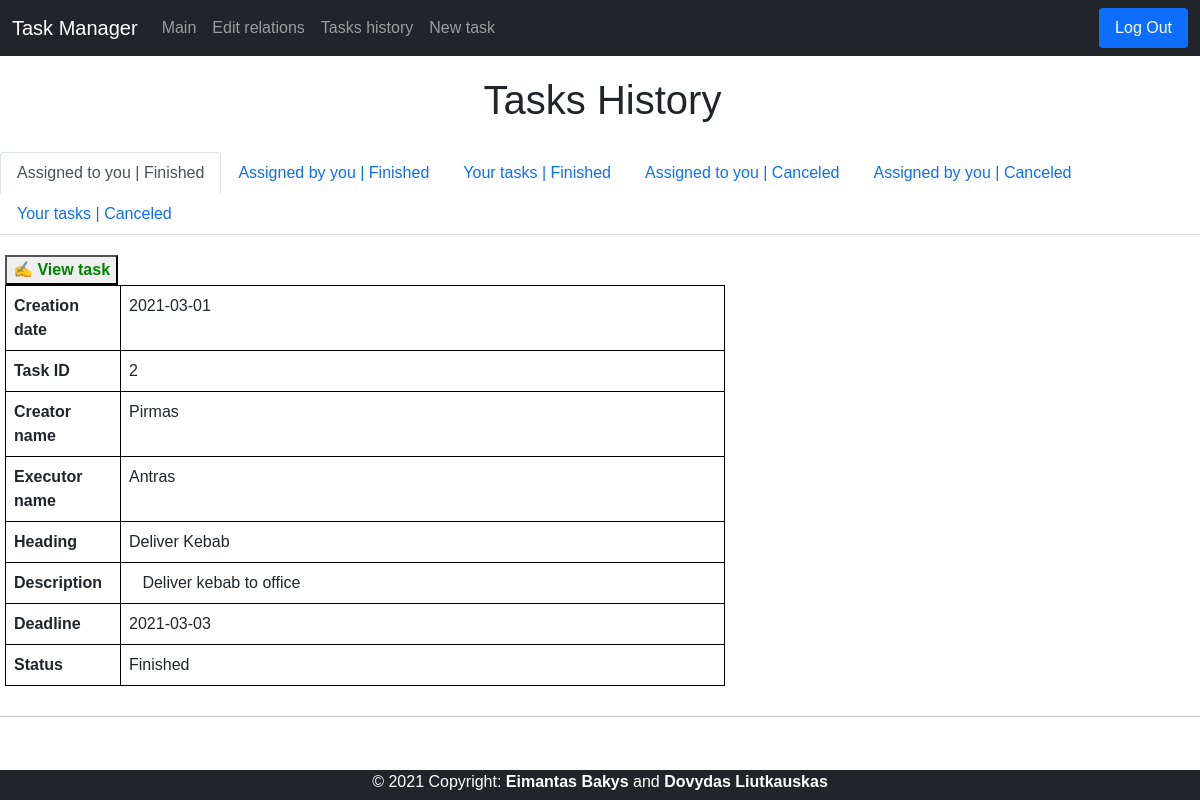
Page /tasks (signed in) on the earlier database version.
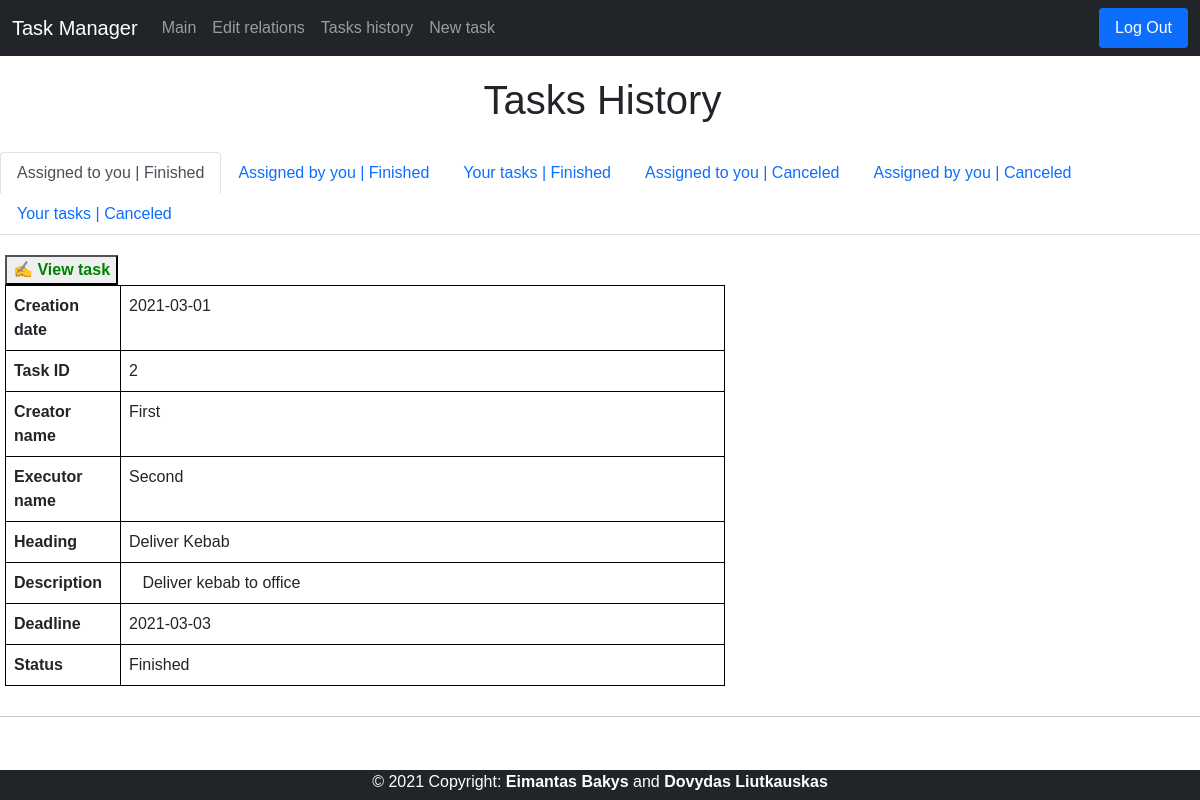
Same page on the later database version.
### tables this page shows
CREATE TABLE users(user_id INTEGER PRIMARY KEY, name TEXT NOT NULL UNIQUE, hash TEXT NOT NULL, position TEXT, company TEXT, administrator INTEGER);

### application.py (the view)
@app.route("/tasks", methods=["GET"])
def tasks():
    connection = sqlite3.connect('data.db')
    db = connection.cursor()
    db.execute("SELECT * FROM tasks WHERE creator_id = ? ORDER BY creation_date DESC",
               (session["user_id"],))
    creator = db.fetchall()
    db.execute("SELECT * FROM tasks WHERE executor_id = ? ORDER BY creation_date DESC",
               (session["user_id"],))
    executor = db.fetchall()
    db.execute("SELECT * FROM users")
    users = db.fetchall()
    return render_template("tasks.html", creator=creator, executor=executor, users=users)

### templates/tasks.html (shortened to what this page needs)
{% extends "layout.html" %}
{% block main %}
<h1 class="pageTitle">Tasks History</h1>
<nav>
    <div class="nav nav-tabs" id="nav-tab" role="tablist">
      <button class="nav-link active" id="nav-executorF-tab" data-bs-toggle="tab" data-bs-target="#nav-executorF" type="button" role="tab" aria-controls="nav-executorF" aria-selected="false">Assigned to you | Finished</button>
      <button class="nav-link" id="nav-creatorF-tab" data-bs-toggle="tab" data-bs-target="#nav-creatorF" type="button" role="tab" aria-controls="nav-creatorF" aria-selected="false">Assigned by you | Finished</button>
      <button class="nav-link" id="nav-yourTasksF-tab" data-bs-toggle="tab" data-bs-target="#nav-yourTasksF" type="button" role="tab" aria-controls="nav-yourTasksF" aria-selected="false">Your tasks | Finished</button>
      <button class="nav-link" id="nav-executorC-tab" data-bs-toggle="tab" data-bs-target="#nav-executorC" type="button" role="tab" aria-controls="nav-executorC" aria-selected="false">Assigned to you | Canceled</button>
      <button class="nav-link" id="nav-creatorC-tab" data-bs-toggle="tab" data-bs-target="#nav-creatorC" type="button" role="tab" aria-controls="nav-creatorC" aria-selected="false">Assigned by you | Canceled</button>
      <button class="nav-link" id="nav-yourTasksC-tab" data-bs-toggle="tab" data-bs-target="#nav-yourTasksC" type="button" role="tab" aria-controls="nav-yourTasksC" aria-selected="false">Your tasks | Canceled</button>
    </div>
  </nav>
  <div class="tab-content" id="nav-tabContent">
          <div class="tab-pane fade show active" id="nav-executorF" role="tabpanel" aria-labelledby="nav-executorF-tab">
            {% for row in executor %}
            {% if row[1] != row[2] and row[7] == 1 and row[8] == 0 %}
    <div class="container-2" style="margin-top: 20px;">
        <form action="/" method="POST">
            <button type="submit" name="task_id" value="{{ row[0] }}" class="edit">&#9997; View task</button>
            <table class="table">
                <tr class="borderr">
                    <th scope="col" class="borderName">Creation date</th>
                    <td class="borderr">{{ row[5] }}</td>
                </tr>
                <tr class="borderr">
                    <th scope="col" class="borderName">Task ID</th>
                    <td class="borderr">{{ row[0] }} </td>
                </tr>
                <tr class="borderr">
                    <th scope="col" class="borderName">Creator name</th>
                    <td class="borderr">
                        {% for user in users %}
                        {% if user[0] == row[1] %}
                        {{ user[1] }}
                        {% endif %}
                        {% endfor %}
                    </td>
                </tr>
                <tr class="borderr">
                    <th scope="col" class="borderName">Executor name</th>
                    <td class="borderr">
                        {% for user in users %}
                        {% if user[0] == row[2] %}
                        {{ user[1] }}
                        {% endif %}
                        {% endfor %}
                    </td>
                </tr>
                <tr class="borderr">
                    <th scope="col" class="borderName" tyle="white-space: pre-wrap;">Heading</th>
                    <td class="borderr">{{ row[3] }}</td>
                </tr>
                <tr class="borderr">
                    <th scope="col" class="borderName">Description</th>
                    <td class="borderr" style="white-space: pre-wrap;">{{ row[4] }}</td>
                </tr>
                <tr class="borderr">
                    <th scope="col" class="borderName">Deadline</th>
                    <td class="borderr">{{ row[6] }}</td>
                </tr>
                <tr class="borderr">
                    <th scope="col" class="borderName">Status</th>
                    <td class="borderr">Finished</td>
                </tr>
            </table>
            <hr>
        </form>
    </div>
    {% endif %}
    {% endfor %}
        </div>
  </div>
{% endblock %}

Differences in the rows shown:
changed users: name "Pirmas" → "First"
changed users: name "Antras" → "Second"
